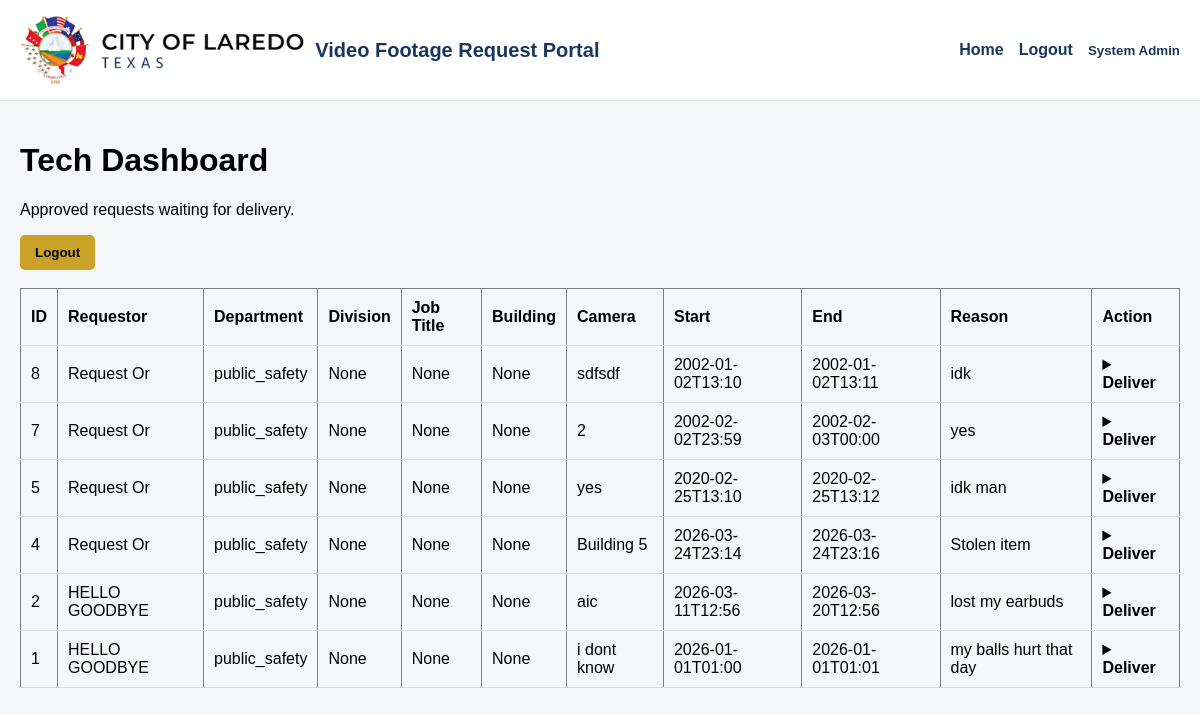
Before: /tech/dashboard (signed in) with the older database file.
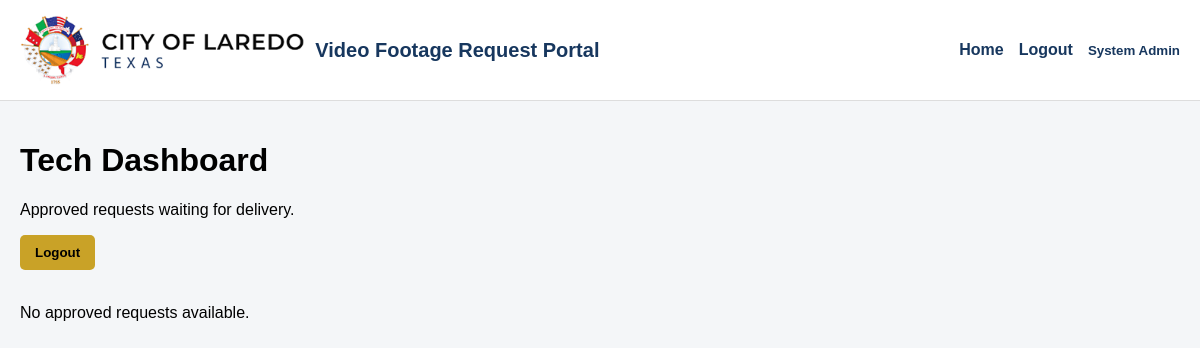
After: the same page with the newer database file.
### tables this page shows
CREATE TABLE footage_requests (
  id INTEGER PRIMARY KEY AUTOINCREMENT,
  requestor_id INTEGER NOT NULL,
  camera_location TEXT NOT NULL,
  start_time TEXT NOT NULL,
  end_time   TEXT NOT NULL,
  reason TEXT NOT NULL,
  status TEXT NOT NULL DEFAULT 'Pending'
    CHECK (status IN ('Pending','Approved','Denied','Completed')),
  director_id INTEGER,
  director_comment TEXT,
  decided_at TEXT,
  tech_id INTEGER,
  completed_at TEXT,
  footage_path TEXT,
  submitted_at TEXT NOT NULL DEFAULT (datetime('now')),
  updated_at TEXT NOT NULL DEFAULT (datetime('now')), division TEXT, job_title TEXT, building TEXT,
  FOREIGN KEY (requestor_id) REFERENCES users(id),
  FOREIGN KEY (director_id)  REFERENCES users(id),
  FOREIGN KEY (tech_id)      REFERENCES users(id)
);

CREATE TABLE users (
  id INTEGER PRIMARY KEY AUTOINCREMENT,
  first_name TEXT NOT NULL,
  last_name  TEXT NOT NULL,
  email      TEXT NOT NULL UNIQUE,
  password_hash TEXT NOT NULL,
  role TEXT NOT NULL CHECK (role IN ('requestor','director','tech','admin')),
  department TEXT,
  is_active INTEGER NOT NULL DEFAULT 1,
  created_at TEXT NOT NULL DEFAULT (datetime('now')),
  updated_at TEXT NOT NULL DEFAULT (datetime('now'))
, employee_id TEXT, division TEXT, job_title TEXT);

### app.py (the view)
    @app.route("/tech/dashboard")
    @login_required
    @role_required("admin", "tech")
    def tech_dashboard():
        db = get_db()
        rows = db.execute(
            """
            SELECT
                fr.id,
                fr.building,
                fr.division,
                fr.job_title,
                fr.camera_location,
                fr.start_time,
                fr.end_time,
                fr.reason,
                fr.status,
                fr.submitted_at,
                u.first_name,
                u.last_name,
                u.department
            FROM footage_requests fr
            JOIN users u ON fr.requestor_id = u.id
            WHERE fr.status = 'Approved'
            ORDER BY fr.submitted_at DESC
            """
        ).fetchall()
        return render_template("tech_dashboard.html", requests=rows)

### auth.py (called while the page is built)
def login_required(view):
    @wraps(view)
    def wrapped(*args, **kwargs):
        if session.get("user_id") is None:
            return redirect(url_for("login"))
        return view(*args, **kwargs)
    return wrapped

def role_required(*roles):
    def decorator(view):
        @wraps(view)
        def wrapped(*args, **kwargs):
            if session.get("user_id") is None:
                return redirect(url_for("login"))
            if session.get("role") not in roles:
                flash("You do not have permission to access that page.", "error")
                log_action("ACCESS_DENIED")
                return redirect(url_for("dashboard"))
            return view(*args, **kwargs)
        return wrapped
    return decorator

### db.py (called while the page is built)
def get_db():
    if "db" not in g:
        g.db = sqlite3.connect(current_app.config["DATABASE"])
        g.db.row_factory = sqlite3.Row
        g.db.execute("PRAGMA foreign_keys = ON;")
    return g.db

### templates/tech_dashboard.html (shortened to what this page needs)
{% extends "base.html" %}
{% block content %}
  <h1>Tech Dashboard</h1>
  <p>Approved requests waiting for delivery.</p>
  <a href="{{ url_for('logout') }}">
    <button type="button">Logout</button>
  </a>
  <br><br>
  {% if requests %}
    <table border="1" cellpadding="8">
      <tr>
        <th>ID</th>
        <th>Requestor</th>
        <th>Department</th>
        <th>Division</th>
        <th>Job Title</th>
        <th>Building</th>
        <th>Camera</th>
        <th>Start</th>
        <th>End</th>
        <th>Reason</th>
        <th>Action</th>
      </tr>
      {% for row in requests %}
      <tr>
        <td>{{ row.id }}</td>
        <td>{{ row.first_name }} {{ row.last_name }}</td>
        <td>{{ row.department }}</td>
        <td>{{ row.division }}</td>
        <td>{{ row.job_title }}</td>
        <td>{{ row.building }}</td>
        <td>{{ row.camera_location }}</td>
        <td>{{ row.start_time }}</td>
        <td>{{ row.end_time }}</td>
        <td>{{ row.reason }}</td>
        <td style="vertical-align:top;">
          <details>
            <summary style="cursor:pointer; font-weight:bold;">Deliver</summary>
            <br>
          </details>
        </td>
      </tr>
      {% endfor %}
    </table>
  {% else %}
    <p>No approved requests available.</p>
  {% endif %}
{% endblock %}

Changed rows visible on the page:
removed footage_requests: id "8", first_name "Request", last_name "Or", department "public_safety", division "None", job_title "None", building "None", camera_location "sdfsdf", start_time "2002-01-02T13:10", end_time "2002-01-02T13:11", reason "idk"
removed footage_requests: id "7", first_name "Request", last_name "Or", department "public_safety", division "None", job_title "None", building "None", camera_location "2", start_time "2002-02-02T23:59", end_time "2002-02-03T00:00", reason "yes"
removed footage_requests: id "5", first_name "Request", last_name "Or", department "public_safety", division "None", job_title "None", building "None", camera_location "yes", start_time "2020-02-25T13:10", end_time "2020-02-25T13:12", reason "idk man"
removed footage_requests: id "4", first_name "Request", last_name "Or", department "public_safety", division "None", job_title "None", building "None", camera_location "Building 5", start_time "2026-03-24T23:14", end_time "2026-03-24T23:16", reason "Stolen item"
removed footage_requests: id "2", first_name "HELLO", last_name "GOODBYE", department "public_safety", division "None", job_title "None", building "None", camera_location "aic", start_time "2026-03-11T12:56", end_time "2026-03-20T12:56", reason "lost my earbuds"
removed footage_requests: id "1", first_name "HELLO", last_name "GOODBYE", department "public_safety", division "None", job_title "None", building "None", camera_location "i dont know", start_time "2026-01-01T01:00", end_time "2026-01-01T01:01", reason "my balls hurt that day"
Other visible differences:
text no longer shown: "ID Requestor Department Division Job Title Building Camera Start End Reason Action"
text now shown: "No approved requests available."
